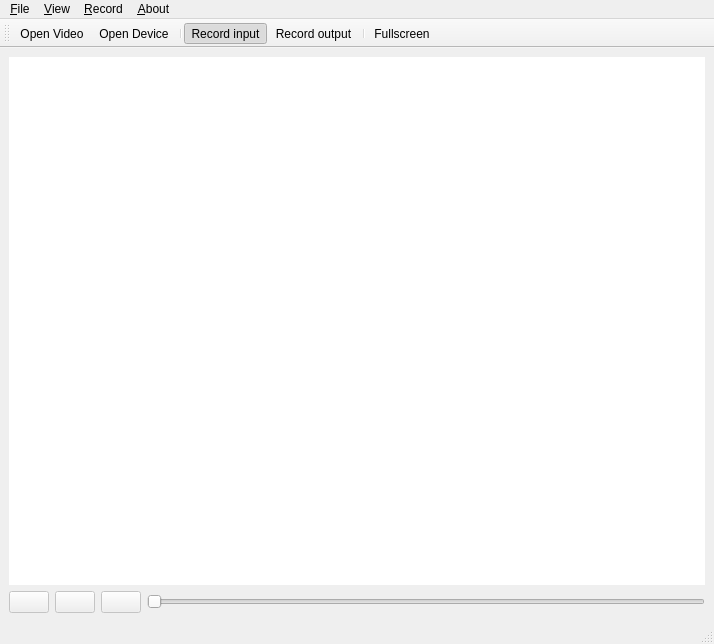
<?xml version="1.0" encoding="UTF-8"?>
<ui version="4.0">
 <class>MainWindow</class>
 <widget class="QMainWindow" name="MainWindow">
  <property name="windowModality">
   <enum>Qt::NonModal</enum>
  </property>
  <property name="geometry">
   <rect>
    <x>0</x>
    <y>0</y>
    <width>714</width>
    <height>644</height>
   </rect>
  </property>
  <property name="windowTitle">
   <string>Sonic Gesture</string>
  </property>
  <property name="windowIcon">
   <iconset>
    <normaloff>:/icons/icons/thumb_up.png</normaloff>:/icons/icons/thumb_up.png</iconset>
  </property>
  <property name="iconSize">
   <size>
    <width>20</width>
    <height>20</height>
   </size>
  </property>
  <property name="toolButtonStyle">
   <enum>Qt::ToolButtonTextUnderIcon</enum>
  </property>
  <property name="unifiedTitleAndToolBarOnMac">
   <bool>true</bool>
  </property>
  <widget class="QWidget" name="centralwidget">
   <layout class="QVBoxLayout" name="verticalLayout">
    <item>
     <widget class="QCVImage" name="CVWindow" native="true">
      <property name="styleSheet">
       <string notr="true">background-color: rgb(255, 255, 255);</string>
      </property>
     </widget>
    </item>
    <item>
     <layout class="QHBoxLayout" name="horizontalLayout_2">
      <item>
       <widget class="QPushButton" name="pauzeButton">
        <property name="enabled">
         <bool>false</bool>
        </property>
        <property name="text">
         <string/>
        </property>
        <property name="icon">
         <iconset resource="resources.qrc">
          <normaloff>:/icons/pauze movie</normaloff>:/icons/pauze movie</iconset>
        </property>
       </widget>
      </item>
      <item>
       <widget class="QPushButton" name="continueButton">
        <property name="enabled">
         <bool>false</bool>
        </property>
        <property name="text">
         <string/>
        </property>
        <property name="icon">
         <iconset resource="resources.qrc">
          <normaloff>:/icons/play movie</normaloff>:/icons/play movie</iconset>
        </property>
       </widget>
      </item>
      <item>
       <widget class="QPushButton" name="recordButton">
        <property name="enabled">
         <bool>false</bool>
        </property>
        <property name="text">
         <string/>
        </property>
        <property name="icon">
         <iconset resource="resources.qrc">
          <normaloff>:/icons/record</normaloff>:/icons/record</iconset>
        </property>
        <property name="checkable">
         <bool>true</bool>
        </property>
        <property name="checked">
         <bool>false</bool>
        </property>
       </widget>
      </item>
      <item>
       <widget class="QSlider" name="positionSlider">
        <property name="enabled">
         <bool>false</bool>
        </property>
        <property name="maximum">
         <number>1000</number>
        </property>
        <property name="orientation">
         <enum>Qt::Horizontal</enum>
        </property>
       </widget>
      </item>
     </layout>
    </item>
   </layout>
  </widget>
  <widget class="QMenuBar" name="menubar">
   <property name="geometry">
    <rect>
     <x>0</x>
     <y>0</y>
     <width>714</width>
     <height>25</height>
    </rect>
   </property>
   <widget class="QMenu" name="menuFile">
    <property name="title">
     <string>&amp;File</string>
    </property>
    <addaction name="actionOpen_Video"/>
    <addaction name="actionOpen_Device_2"/>
    <addaction name="separator"/>
    <addaction name="actionExit"/>
   </widget>
   <widget class="QMenu" name="menu_View">
    <property name="title">
     <string>&amp;View</string>
    </property>
    <addaction name="separator"/>
    <addaction name="actionFullscreen"/>
   </widget>
   <widget class="QMenu" name="menuRecord">
    <property name="title">
     <string>&amp;Record</string>
    </property>
    <addaction name="actionRecord_visual_output"/>
    <addaction name="actionRecord_original_movie"/>
   </widget>
   <widget class="QMenu" name="menuAbout">
    <property name="title">
     <string>&amp;About</string>
    </property>
    <addaction name="actionAbout_Sonic_Gesture"/>
   </widget>
   <addaction name="menuFile"/>
   <addaction name="menu_View"/>
   <addaction name="menuRecord"/>
   <addaction name="menuAbout"/>
  </widget>
  <widget class="QStatusBar" name="statusbar"/>
  <widget class="QToolBar" name="toolBar">
   <property name="windowTitle">
    <string>toolBar</string>
   </property>
   <property name="toolButtonStyle">
    <enum>Qt::ToolButtonIconOnly</enum>
   </property>
   <attribute name="toolBarArea">
    <enum>TopToolBarArea</enum>
   </attribute>
   <attribute name="toolBarBreak">
    <bool>false</bool>
   </attribute>
   <addaction name="actionOpen_Video"/>
   <addaction name="actionOpen_Device_2"/>
   <addaction name="separator"/>
   <addaction name="actionRecord_original_movie"/>
   <addaction name="actionRecord_visual_output"/>
   <addaction name="separator"/>
   <addaction name="actionFullscreen"/>
  </widget>
  <action name="actionOpen_Video">
   <property name="checkable">
    <bool>true</bool>
   </property>
   <property name="icon">
    <iconset resource="resources.qrc">
     <normaloff>:/icons/film</normaloff>:/icons/film</iconset>
   </property>
   <property name="text">
    <string>&amp;Open Video...</string>
   </property>
  </action>
  <action name="actionExit">
   <property name="text">
    <string>&amp;Exit</string>
   </property>
  </action>
  <action name="actionOpen_Device_2">
   <property name="checkable">
    <bool>true</bool>
   </property>
   <property name="icon">
    <iconset resource="resources.qrc">
     <normaloff>:/icons/camera</normaloff>:/icons/camera</iconset>
   </property>
   <property name="text">
    <string>Open &amp;Device...</string>
   </property>
  </action>
  <action name="actionRecord_original_movie">
   <property name="checkable">
    <bool>true</bool>
   </property>
   <property name="checked">
    <bool>true</bool>
   </property>
   <property name="enabled">
    <bool>true</bool>
   </property>
   <property name="icon">
    <iconset resource="resources.qrc">
     <normaloff>:/icons/record input</normaloff>:/icons/record input</iconset>
   </property>
   <property name="text">
    <string>Record input</string>
   </property>
  </action>
  <action name="actionRecord_visual_output">
   <property name="checkable">
    <bool>true</bool>
   </property>
   <property name="checked">
    <bool>false</bool>
   </property>
   <property name="icon">
    <iconset resource="resources.qrc">
     <normaloff>:/icons/record output</normaloff>:/icons/record output</iconset>
   </property>
   <property name="text">
    <string>Record output</string>
   </property>
  </action>
  <action name="actionAbout_Sonic_Gesture">
   <property name="text">
    <string>About Sonic Gesture</string>
   </property>
  </action>
  <action name="actionFullscreen">
   <property name="checkable">
    <bool>true</bool>
   </property>
   <property name="icon">
    <iconset resource="resources.qrc">
     <normaloff>:/icons/fullscreen</normaloff>:/icons/fullscreen</iconset>
   </property>
   <property name="text">
    <string>Fullscreen</string>
   </property>
  </action>
 </widget>
 <customwidgets>
  <customwidget>
   <class>QCVImage</class>
   <extends>QWidget</extends>
   <header>qcvimage.h</header>
   <container>1</container>
   <slots>
    <slot>about()</slot>
   </slots>
  </customwidget>
 </customwidgets>
 <resources>
  <include location="resources.qrc"/>
 </resources>
 <connections>
  <connection>
   <sender>actionOpen_Video</sender>
   <signal>activated()</signal>
   <receiver>MainWindow</receiver>
   <slot>openVideo()</slot>
   <hints>
    <hint type="sourcelabel">
     <x>-1</x>
     <y>-1</y>
    </hint>
    <hint type="destinationlabel">
     <x>356</x>
     <y>321</y>
    </hint>
   </hints>
  </connection>
  <connection>
   <sender>actionOpen_Device_2</sender>
   <signal>activated()</signal>
   <receiver>MainWindow</receiver>
   <slot>openDevice()</slot>
   <hints>
    <hint type="sourcelabel">
     <x>-1</x>
     <y>-1</y>
    </hint>
    <hint type="destinationlabel">
     <x>356</x>
     <y>321</y>
    </hint>
   </hints>
  </connection>
  <connection>
   <sender>actionRecord_original_movie</sender>
   <signal>activated()</signal>
   <receiver>MainWindow</receiver>
   <slot>recordInput()</slot>
   <hints>
    <hint type="sourcelabel">
     <x>-1</x>
     <y>-1</y>
    </hint>
    <hint type="destinationlabel">
     <x>356</x>
     <y>321</y>
    </hint>
   </hints>
  </connection>
  <connection>
   <sender>actionRecord_visual_output</sender>
   <signal>activated()</signal>
   <receiver>MainWindow</receiver>
   <slot>recordOutput()</slot>
   <hints>
    <hint type="sourcelabel">
     <x>-1</x>
     <y>-1</y>
    </hint>
    <hint type="destinationlabel">
     <x>356</x>
     <y>321</y>
    </hint>
   </hints>
  </connection>
  <connection>
   <sender>pauzeButton</sender>
   <signal>clicked()</signal>
   <receiver>MainWindow</receiver>
   <slot>pauze()</slot>
   <hints>
    <hint type="sourcelabel">
     <x>32</x>
     <y>482</y>
    </hint>
    <hint type="destinationlabel">
     <x>356</x>
     <y>321</y>
    </hint>
   </hints>
  </connection>
  <connection>
   <sender>continueButton</sender>
   <signal>clicked()</signal>
   <receiver>MainWindow</receiver>
   <slot>play()</slot>
   <hints>
    <hint type="sourcelabel">
     <x>84</x>
     <y>482</y>
    </hint>
    <hint type="destinationlabel">
     <x>356</x>
     <y>321</y>
    </hint>
   </hints>
  </connection>
  <connection>
   <sender>positionSlider</sender>
   <signal>sliderMoved(int)</signal>
   <receiver>MainWindow</receiver>
   <slot>changePosition()</slot>
   <hints>
    <hint type="sourcelabel">
     <x>408</x>
     <y>482</y>
    </hint>
    <hint type="destinationlabel">
     <x>356</x>
     <y>321</y>
    </hint>
   </hints>
  </connection>
  <connection>
   <sender>recordButton</sender>
   <signal>clicked()</signal>
   <receiver>MainWindow</receiver>
   <slot>record()</slot>
   <hints>
    <hint type="sourcelabel">
     <x>136</x>
     <y>478</y>
    </hint>
    <hint type="destinationlabel">
     <x>356</x>
     <y>321</y>
    </hint>
   </hints>
  </connection>
  <connection>
   <sender>actionFullscreen</sender>
   <signal>triggered(bool)</signal>
   <receiver>MainWindow</receiver>
   <slot>fullscreen()</slot>
   <hints>
    <hint type="sourcelabel">
     <x>-1</x>
     <y>-1</y>
    </hint>
    <hint type="destinationlabel">
     <x>356</x>
     <y>321</y>
    </hint>
   </hints>
  </connection>
  <connection>
   <sender>actionExit</sender>
   <signal>activated()</signal>
   <receiver>MainWindow</receiver>
   <slot>close()</slot>
   <hints>
    <hint type="sourcelabel">
     <x>-1</x>
     <y>-1</y>
    </hint>
    <hint type="destinationlabel">
     <x>356</x>
     <y>321</y>
    </hint>
   </hints>
  </connection>
 </connections>
 <slots>
  <slot>openVideo()</slot>
  <slot>openDevice()</slot>
  <slot>finderView()</slot>
  <slot>captureView()</slot>
  <slot>sourceView()</slot>
  <slot>recordInput()</slot>
  <slot>recordOutput()</slot>
  <slot>pauze()</slot>
  <slot>play()</slot>
  <slot>changePosition()</slot>
  <slot>record()</slot>
  <slot>fullscreen()</slot>
  <slot>about()</slot>
 </slots>
</ui>
